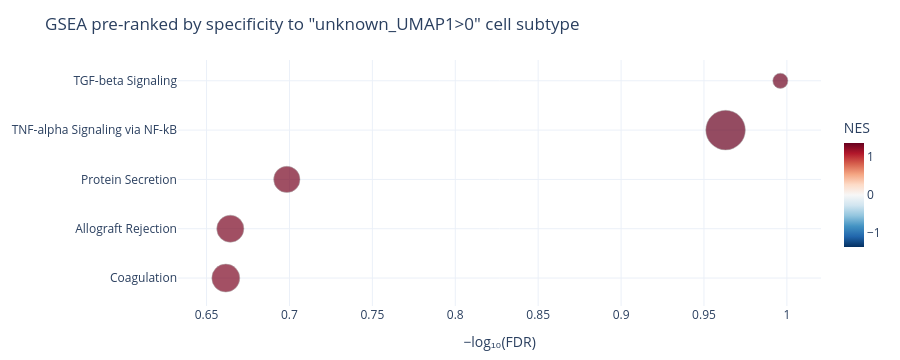

The notebook cell saved with this chart:
### Markdown cell above
### 4.1 Pathway analysis

Run pre-ranked GSEA (MSigDB Hallmark) on genes ordered by cell-specificity score. Unlike the disease-vs-healthy comparison, enrichment here characterizes **what the rare subtype is** across every cell type.

### Code cell
# run GSEA pre-ranked by cell specificity
print("Running pre-ranked GSEA for 'unknown_UMAP1>0' cell subtype...")
with open(os.devnull, 'w') as devnull, \
    contextlib.redirect_stdout(devnull), contextlib.redirect_stderr(devnull):
    subtype_1_specificity_df = specificity_df[specificity_df['cell_type'].eq('unknown_UMAP1>0')]
    gsea_results = run_gsea_per_cell_type(
        input_dict={'unknown_UMAP1>0': subtype_1_specificity_df},
        rank_by='cell_spec_score',
        gene_sets='MSigDB_Hallmark_2020',
        permutation_num=1000, 
        fdr_thresh=0.25
    )
print(f"Pathways (total): {len(gsea_results)}")
print(f"Significant (FDR < 0.25)  : {int(gsea_results['significant'].sum())}")

# interactive GSEA bubble plot
plot_gsea_bubble(
    gsea_results,
    cell_type='unknown_UMAP1>0',
    title='GSEA pre-ranked by specificity to "unknown_UMAP1>0" cell subtype'
)

### Figure 1 — Plotly figure (JSON) as saved in the notebook; plotly's stock layout.template omitted (floating-point values rounded to 4 significant figures)
{"data": [{"customdata": [["Coagulation", "TIMP1, CLU, PRSS23, THBS1, ARF4, ANG, C3, MMP7, LGMN,<br>S100A13, FYN, DUSP6, C1R, MAFF, CTSH, CFB, F3", 1.282, 0.218, 0.03007, "17/62", "unknown_UMAP1>0"], ["Allograft Rejection", "TIMP1, STAT1, CD74, HLA-DRA, ICAM1, HLA-G, WARS1, NPM1,<br>RPS3A, DARS1, RPL9, RPS19, RPL39, HLA-DMA, HLA-E, HLA-DQA1", 1.292, 0.2166, 0.01974, "16/83", "unknown_UMAP1>0"], ["Protein Secretion", "TMED10, PAM, CD63, LMAN1, SCRN1, SCAMP1, ICA1, STX16, BNIP3,<br>PPT1, ARCN1, SEC31A, TMED2, ARFGAP3, VPS45", 1.306, 0.2003, 0.01647, "15/86", "unknown_UMAP1>0"], ["TNF-alpha Signaling via NF-kB", "CXCL2, CXCL3, DUSP1, RHOB, IER3, KLF2, EGR1, ATF3, ZFP36,<br>FOSB, ICAM1, FOS, BTG2, TGIF1, IRS2, SAT1, SIK1, PHLDA1,<br>ID2, CXCL1, NR4A1, DRAM1, PDE4B, DUSP4, CD44, CEBPD, LITAF,<br>JUN, IL6ST, NAMPT, HES1, MAFF, SOCS3, ZBTB10", 1.363, 0.1089, 0.001041, "34/133", "unknown_UMAP1>0"], ["TGF-beta Signaling", "THBS1, TGIF1, ID2, ACVR1, WWTR1", 1.342, 0.1009, 0.008159, "5/41", "unknown_UMAP1>0"]], "hovertemplate": "−log₁₀(FDR)=%{x}<br>Leading-edge genes=%{marker.size}<br>pathway=%{customdata[0]}<br>leading_genes=%{customdata[1]}<br>NES=%{marker.color:.3f}<br>fdr=%{customdata[3]:.3f}<br>pval=%{customdata[4]:.2e}<br>tag_pct=%{customdata[5]}<br>cell_type=%{customdata[6]}<extra></extra>", "legendgroup": "", "marker": {"color": [1.282, 1.292, 1.306, 1.363, 1.342], "coloraxis": "coloraxis", "line": {"color": "#888", "width": 0.5}, "size": [17, 16, 15, 34, 5], "sizemode": "area", "sizeref": 0.04337, "symbol": "circle"}, "mode": "markers", "name": "", "orientation": "h", "showlegend": false, "type": "scatter", "x": [0.6616, 0.6643, 0.6984, 0.963, 0.9961], "xaxis": "x", "y": ["Coagulation", "Allograft Rejection", "Protein Secretion", "TNF-alpha Signaling via NF-kB", "TGF-beta Signaling"], "yaxis": "y"}], "layout": {"coloraxis": {"autocolorscale": false, "cmid": 0, "colorbar": {"len": 0.6, "thickness": 20, "title": {"text": "NES"}}, "colorscale": [[0, "rgb(5,48,97)"], [0.1, "rgb(33,102,172)"], [0.2, "rgb(67,147,195)"], [0.3, "rgb(146,197,222)"], [0.4, "rgb(209,229,240)"], [0.5, "rgb(247,247,247)"], [0.6, "rgb(253,219,199)"], [0.7, "rgb(244,165,130)"], [0.8, "rgb(214,96,77)"], [0.9, "rgb(178,24,43)"], [1, "rgb(103,0,31)"]]}, "height": 360, "legend": {"itemsizing": "constant", "tracegroupgap": 0}, "margin": {"b": 40, "l": 20, "r": 20, "t": 60}, "title": {"text": "GSEA pre-ranked by specificity to \"unknown_UMAP1>0\" cell subtype"}, "xaxis": {"anchor": "y", "domain": [0, 1], "title": {"text": "−log₁₀(FDR)"}}, "yaxis": {"anchor": "x", "categoryarray": ["Coagulation", "Allograft Rejection", "Protein Secretion", "TNF-alpha Signaling via NF-kB", "TGF-beta Signaling"], "categoryorder": "array", "domain": [0, 1], "title": {}}}}
